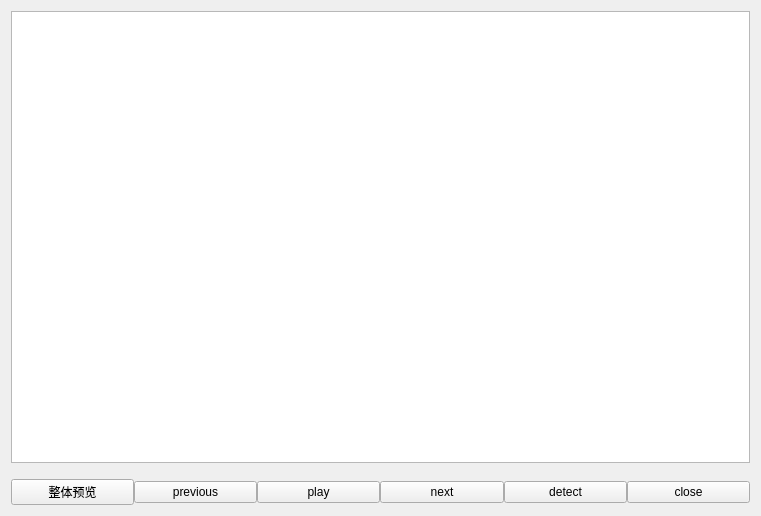
<?xml version="1.0" encoding="UTF-8"?>
<ui version="4.0">
 <class>Form</class>
 <widget class="QWidget" name="Form">
  <property name="geometry">
   <rect>
    <x>0</x>
    <y>0</y>
    <width>761</width>
    <height>516</height>
   </rect>
  </property>
  <property name="windowTitle">
   <string>Form</string>
  </property>
  <layout class="QHBoxLayout" name="horizontalLayout">
   <item>
    <layout class="QVBoxLayout" name="verticalLayout" stretch="5,0,1">
     <item>
      <widget class="QGraphicsView" name="imageView"/>
     </item>
     <item>
      <spacer name="verticalSpacer">
       <property name="orientation">
        <enum>Qt::Vertical</enum>
       </property>
       <property name="sizeHint" stdset="0">
        <size>
         <width>0</width>
         <height>10</height>
        </size>
       </property>
      </spacer>
     </item>
     <item>
      <layout class="QHBoxLayout" name="horizontalLayout_2">
       <property name="spacing">
        <number>0</number>
       </property>
       <property name="bottomMargin">
        <number>0</number>
       </property>
       <item>
        <widget class="QPushButton" name="pushButton_4">
         <property name="text">
          <string>整体预览</string>
         </property>
        </widget>
       </item>
       <item>
        <widget class="QPushButton" name="pushButton_3">
         <property name="text">
          <string>previous</string>
         </property>
        </widget>
       </item>
       <item>
        <widget class="QPushButton" name="pushButton_2">
         <property name="text">
          <string>play</string>
         </property>
        </widget>
       </item>
       <item>
        <widget class="QPushButton" name="pushButton">
         <property name="text">
          <string>next</string>
         </property>
        </widget>
       </item>
       <item>
        <widget class="QPushButton" name="pushButton_5">
         <property name="text">
          <string>detect</string>
         </property>
        </widget>
       </item>
       <item>
        <widget class="QPushButton" name="close">
         <property name="sizePolicy">
          <sizepolicy hsizetype="Minimum" vsizetype="Fixed">
           <horstretch>0</horstretch>
           <verstretch>0</verstretch>
          </sizepolicy>
         </property>
         <property name="layoutDirection">
          <enum>Qt::LeftToRight</enum>
         </property>
         <property name="text">
          <string>close</string>
         </property>
        </widget>
       </item>
      </layout>
     </item>
    </layout>
   </item>
  </layout>
 </widget>
 <resources/>
 <connections>
  <connection>
   <sender>close</sender>
   <signal>clicked()</signal>
   <receiver>Form</receiver>
   <slot>close()</slot>
   <hints>
    <hint type="sourcelabel">
     <x>195</x>
     <y>126</y>
    </hint>
    <hint type="destinationlabel">
     <x>237</x>
     <y>274</y>
    </hint>
   </hints>
  </connection>
 </connections>
</ui>
